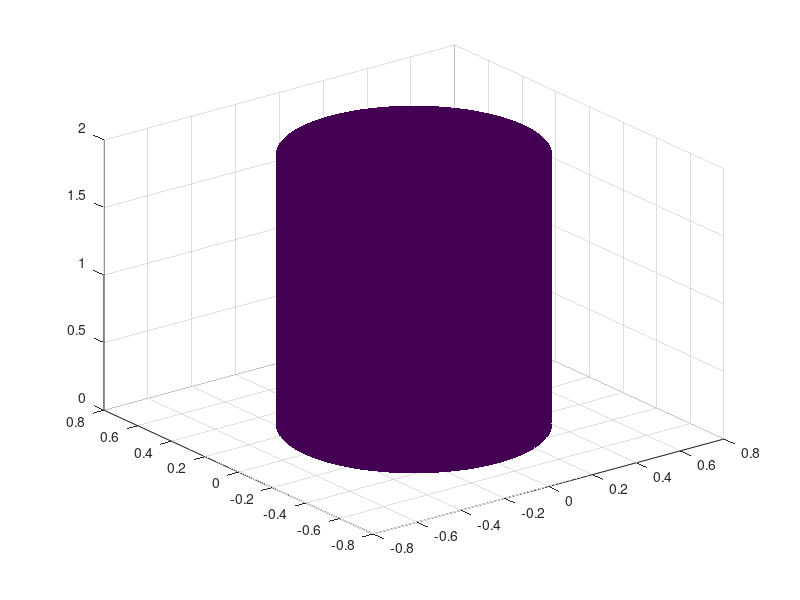

MATLAB code for this plot: (Note: this script raises an error after producing the figure.)
%% Illustrate tube with helical lines

r = 0.5; % radius of tube
h = 2; % height of tube
axlim = 1;

% cylinder
nt = 100;
[X,Y,Z] = cylinder(r*0.999,nt); 
Z = Z*h;

% helical lines
nlines = 3;
nturns = 1.2;
ntheta = 200;
theta = linspace(0,nturns*360,ntheta);
z0 = 0;
z1 = h;
theta0 = linspace(0,360,nlines+1); theta0 = theta0(1:nlines);
x0 = r*cosd(theta0);
y0 = r*sind(theta0);

x = zeros(nlines,ntheta);
y = zeros(nlines,ntheta);
z = zeros(nlines,ntheta);
for iline = 1:nlines
  x(iline,:) = r*cosd(theta0(iline)+theta);
  y(iline,:) = r*sind(theta0(iline)+theta);
  z(iline,:) = linspace(0,h,ntheta);
end


% plot
hca = subplot(1,1,1);

h_patch = surf(hca,X,Y*1,Z); 
shading(hca,'flat')
h_patch.FaceAlpha = 0.8;

hold(hca,'on')
h_lines = plot3(x',y',z','linewidth',2,'color','k');
hold(hca,'off')

view(hca,[1 1 0.8])
axis(hca,'equal')
hca.XLim = axlim*[-1 1];
hca.YLim = axlim*[-1 1];
hca.ZLim = [0 h];
hca.Box = 'on';
hca.BoxStyle = 'full';

hca.XLabel.String = 'x';
hca.YLabel.String = 'y';
hca.ZLabel.String = 'z';
